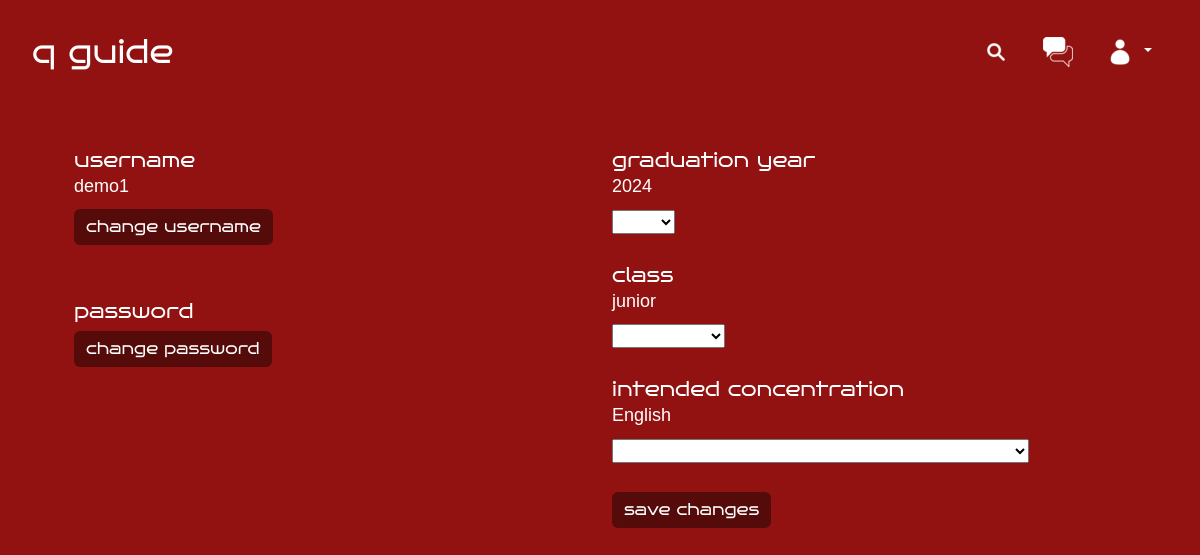
Screenshot of /profile (signed in) with the database file from the repository.
### tables this page shows
CREATE TABLE users (
    id INTEGER PRIMARY KEY AUTOINCREMENT NOT NULL,
    username TEXT NOT NULL,
    hash TEXT NOT NULL,
    class TEXT,
    grad_year INTEGER
, concentration TEXT);

### app.py (the view)
@app.route("/profile", methods=['GET','POST'])
@login_required
def profile():
    db.execute("SELECT username FROM users WHERE id = (?)", (session["user_id"],))
    username = db.fetchall()
    db.execute("SELECT username FROM users")
    usernames = db.fetchall()
    db.execute("SELECT grad_year FROM users WHERE id = (?)", (session["user_id"],))
    grad_year = db.fetchall()
    db.execute("SELECT class FROM users WHERE id = (?)", (session["user_id"],))
    curr_class = db.fetchall()
    db.execute("SELECT concentration FROM users WHERE id = (?)", (session["user_id"],))
    concentration = db.fetchall()
    if request.method == "POST":
        if request.form.get("action") == "change_user":
            if not request.form.get("username"):
                return render_template("profile.html", error="must enter new username", username=username[0][0], grad_year=grad_year[0][0], curr_class=curr_class[0][0], concentration=concentration[0][0])
            elif not request.form.get("password"):
                return render_template("profile.html", error="must enter password", username=username[0][0], grad_year=grad_year[0][0], curr_class=curr_class[0][0], concentration=concentration[0][0])
            elif (any(request.form.get("username") in u for u in usernames)):
                return render_template("profile.html", error="username is already taken", username=username[0][0], grad_year=grad_year[0][0], curr_class=curr_class[0][0], concentration=concentration[0][0])
            db.execute("SELECT hash FROM users WHERE id = (?)", (session["user_id"],))
            password = db.fetchall()
            if not check_password_hash(password[0][0], request.form.get("password")):
                return render_template("profile.html", error="invalid password", username=username[0][0], grad_year=grad_year[0][0], curr_class=curr_class[0][0], concentration=concentration[0][0])
            db.execute("UPDATE users SET username = (?) WHERE id = (?)", (request.form.get("username"), session["user_id"]))
            connection.commit()
            db.execute("SELECT username FROM users WHERE id = (?)", (session["user_id"],))
            username = db.fetchall()
            return render_template("profile.html", username=username[0][0], grad_year=grad_year[0][0], curr_class=curr_class[0][0], concentration=concentration[0][0])
        elif request.form.get("action") == "change_pass":
            if not request.form.get("current_password"):
                return render_template("profile.html", error="must enter current password", username=username[0][0], grad_year=grad_year[0][0], curr_class=curr_class[0][0], concentration=concentration[0][0])
            elif not request.form.get("new_password") or not request.form.get("new_password2"):
                return render_template("profile.html", error="must enter new password", username=username[0][0], grad_year=grad_year[0][0], curr_class=curr_class[0][0], concentration=concentration[0][0])
            elif request.form.get("new_password") != request.form.get("new_password2"):
                return render_template("profile.html", error="passwords do not match", username=username[0][0], grad_year=grad_year[0][0], curr_class=curr_class[0][0], concentration=concentration[0][0])
            db.execute("SELECT hash FROM users WHERE id = (?)", (session["user_id"],))
            password = db.fetchall()
            if not check_password_hash(password[0][0], request.form.get("current_password")):
                return render_template("profile.html", error="invalid password", username=username[0][0], grad_year=grad_year[0][0], curr_class=curr_class[0][0], concentration=concentration[0][0])
            db.execute("UPDATE users SET hash = (?) WHERE id = (?)", (generate_password_hash(request.form.get("new_password"), method='pbkdf2:sha256', salt_length=8), session["user_id"]))
            connection.commit()
            return render_template("profile.html", username=username[0][0], grad_year=grad_year[0][0], curr_class=curr_class[0][0], concentration=concentration[0][0])
        elif request.form.get("action") == "school_info":
            db.execute("SELECT grad_year FROM users WHERE id = (?)", (session["user_id"],))
            grad_year = db.fetchall()
            db.execute("SELECT class FROM users WHERE id = (?)", (session["user_id"],))
            curr_class = db.fetchall()
            db.execute("SELECT concentration FROM users WHERE id = (?)", (session["user_id"],))
            concentration = db.fetchall()
            if request.form.get("years") != grad_year[0][0] and request.form.get("years") != "":
                db.execute("UPDATE users SET grad_year = (?) WHERE id = (?)", (request.form.get("years"), session["user_id"]))
                connection.commit()
            if request.form.get("classes") != curr_class[0][0] and request.form.get("classes") != "":
                db.execute("UPDATE users SET class = (?) WHERE id = (?)", (request.form.get("classes"), session["user_id"]))
                connection.commit()
            if request.form.get("concentrations") != concentration[0][0] and request.form.get("concentrations") != "":
                db.execute("UPDATE users SET concentration = (?) WHERE id = (?)", (request.form.get("concentrations"), session["user_id"]))
                connection.commit()
        return redirect("/profile")
    else:
        return render_template("profile.html", username=username[0][0], grad_year=grad_year[0][0], curr_class=curr_class[0][0], concentration=concentration[0][0])

### app.py (called while the page is built)
@app.after_request
def after_request(response):
    response.headers["Cache-Control"] = "no-cache, no-store, must-revalidate"
    response.headers["Expires"] = 0
    response.headers["Pragma"] = "no-cache"
    return response

### helpers.py (called while the page is built)
def login_required(f):
    @wraps(f)
    def decorated_function(*args, **kwargs):
        if session.get("user_id") is None:
            return redirect("/login")
        return f(*args, **kwargs)
    return decorated_function

### templates/profile.html (shortened to what this page needs)
{% extends "layout.html" %}
{% block main %}
<form action="/profile" method="post">
    <div class="container text-start">
        <div class="row">
            <div class="col">
                <h5>username</h5>
                <p>{{ username }}</p>
                <button type="button" class="btn btn-primary" data-bs-toggle="modal" data-bs-target="#exampleModal">
                    change username
                </button>
                <br>
                <br>
                <br>
                <h5>password</h5>
                <button type="button" class="btn btn-primary" data-bs-toggle="modal" data-bs-target="#exampleModal2">
                    change password
                </button>
                <br>
                <br>
            </div>
            <div class="col">
                <h5>graduation year</h5>
                <p>{{ grad_year }}</p>
                <select id="years" name="years">
                    <option value=""></option>
                    <option value="2023">2023</option>
                </select>
                <br>
                <br>
                <h5>class</h5>
                <p>{{ curr_class }}</p>
                <select id="classes" name="classes">
                    <option value=""></option>
                    <option value="freshman">freshman</option>
                </select>
                <br>
                <br>
                <h5>intended concentration</h5>
                <p>{{ concentration }}</p>
                <select id="concentrations" name="concentrations">
                    <option></option>
                    <option>African and African American Studies</option>
                </select>
                <br>
                <br>
                <button type="submit" class="btn btn-primary" name="action" value="school_info">save changes</button>
            </div>
        </div>
    </div>
</form>
{% endblock %}

### static/styles.css (style rules this page uses)
nav .navbar-text, button { font-size: xx-large; text-decoration: none; color: white !important; font-family: 'bruno_aceregular', Lucida Console, Bahnschrift, Candara, sans-serif !important; border:none !important; }
h5, h1, thead { color: white; font-family: 'bruno_aceregular', Lucida Console, Bahnschrift, Candara, sans-serif !important; }
p, h6 { font-family: 'Fira Sans Condensed', Calibri, sans-serif; color: white; line-height: 0.7; }
a, form, h3 { font-size: large; font-family: 'Fira Sans Condensed', Calibri, sans-serif; color: white !important; text-decoration: none !important; }
body { background-color: #921212 !important; padding: 100px 50px; }
button, .card-header, thead { background-color: #560B0B !important; }

### rows the page displays
users: username "demo1", grad_year "2024", class "junior", concentration "English"
